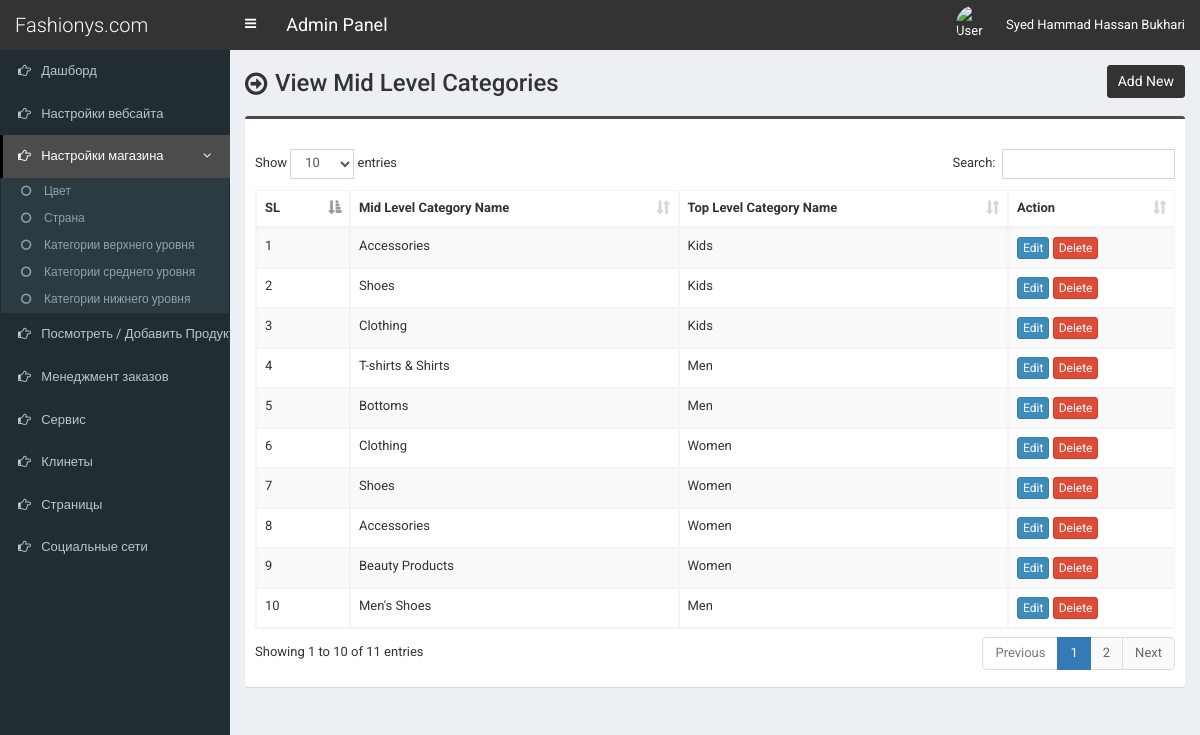
/admin/mid-category.php (signed in), run on an earlier commit of the app's database.
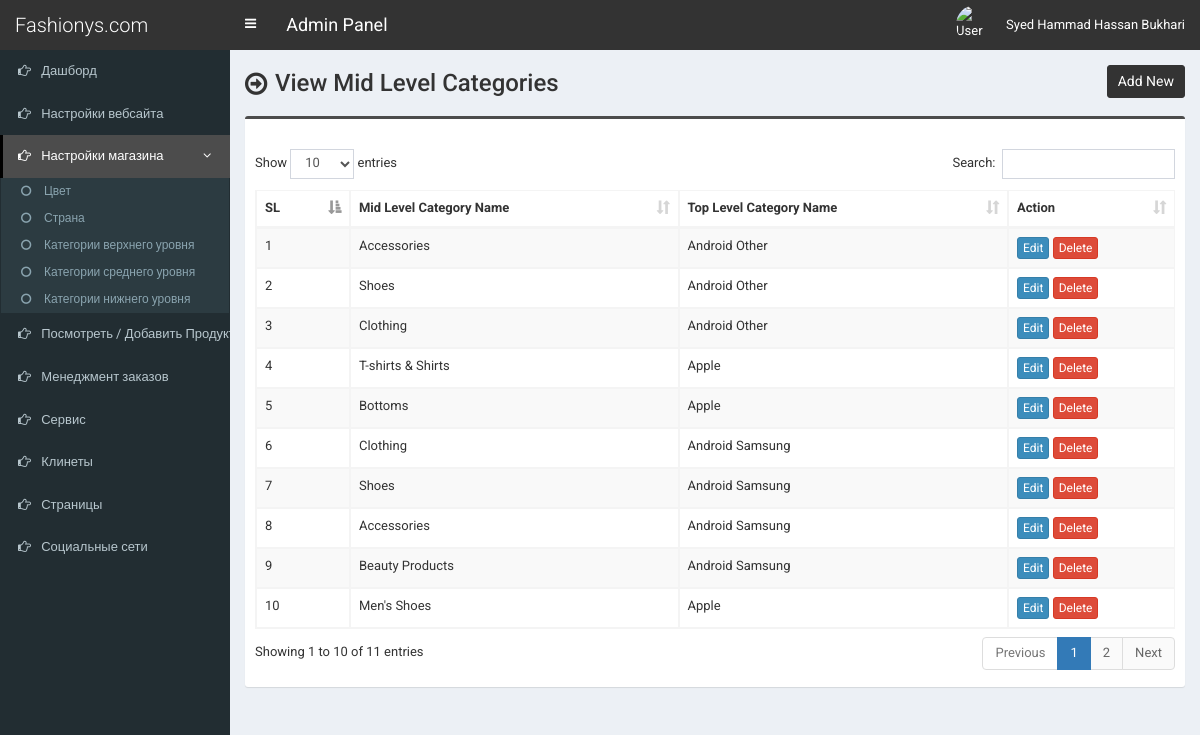
And on a later commit of the database.
### tables this page shows
CREATE TABLE `tbl_mid_category` (
  `mcat_id` int(11) NOT NULL,
  `mcat_name` varchar(255) NOT NULL,
  `tcat_id` int(11) NOT NULL
);

CREATE TABLE `tbl_top_category` (
  `tcat_id` int(11) NOT NULL,
  `tcat_name` varchar(255) NOT NULL,
  `show_on_menu` int(1) NOT NULL
);

### admin/mid-category.php (the view, shortened to what this page needs)
<?php require_once('header.php'); ?>
<section class="content-header">
	<div class="content-header-left">
		<h1>View Mid Level Categories</h1>
	</div>
	<div class="content-header-right">
		<a href="mid-category-add.php" class="btn btn-primary btn-sm">Add New</a>
	</div>
</section>
<section class="content">
  <div class="row">
    <div class="col-md-12">
      <div class="box box-info">
        <div class="box-body table-responsive">
          <table id="example1" class="table table-bordered table-striped">
			<thead>
			    <tr>
			        <th>SL</th>
			        <th>Mid Level Category Name</th>
                    <th>Top Level Category Name</th>
			        <th>Action</th>
			    </tr>
			</thead>
            <tbody>
            	<?php
            	$i=0;
            	$statement = $pdo->prepare("SELECT *
                                    FROM tbl_mid_category t1
                                    JOIN tbl_top_category t2
                                    ON t1.tcat_id = t2.tcat_id
                                    ORDER BY t1.mcat_id DESC");
            	$statement->execute();
            	$result = $statement->fetchAll(PDO::FETCH_ASSOC);
            	foreach ($result as $row) {
            		$i++;
            		?>
					<tr>
	                    <td><?php echo $i; ?></td>
	                    <td><?php echo $row['mcat_name']; ?></td>
                        <td><?php echo $row['tcat_name']; ?></td>
	                    <td>
	                        <a href="mid-category-edit.php?id=<?php echo $row['mcat_id']; ?>" class="btn btn-primary btn-xs">Edit</a>
	                        <a href="#" class="btn btn-danger btn-xs" data-href="mid-category-delete.php?id=<?php echo $row['mcat_id']; ?>" data-toggle="modal" data-target="#confirm-delete">Delete</a>
	                    </td>
	                </tr>
            		<?php
            	}
            	?>
            </tbody>
          </table>
        </div>
      </div>
</section>
<?php require_once('footer.php'); ?>

What changed in the data, as far as the page shows it:
changed through a linked row, tbl_mid_category (number 1 of 10 on the later page): tcat.tcat_name "Kids" → "Android Other"
changed through a linked row, tbl_mid_category (number 2 of 10 on the later page): tcat.tcat_name "Kids" → "Android Other"
changed through a linked row, tbl_mid_category (number 3 of 10 on the later page): tcat.tcat_name "Kids" → "Android Other"
changed through a linked row, tbl_mid_category "T-shirts & Shirts": tcat.tcat_name "Men" → "Apple"
changed through a linked row, tbl_mid_category "Bottoms": tcat.tcat_name "Men" → "Apple"
changed through a linked row, tbl_mid_category (number 6 of 10 on the later page): tcat.tcat_name "Women" → "Android Samsung"
changed through a linked row, tbl_mid_category (number 7 of 10 on the later page): tcat.tcat_name "Women" → "Android Samsung"
changed through a linked row, tbl_mid_category (number 8 of 10 on the later page): tcat.tcat_name "Women" → "Android Samsung"
changed through a linked row, tbl_mid_category "Beauty Products": tcat.tcat_name "Women" → "Android Samsung"
changed through a linked row, tbl_mid_category "Men's Shoes": tcat.tcat_name "Men" → "Apple"
